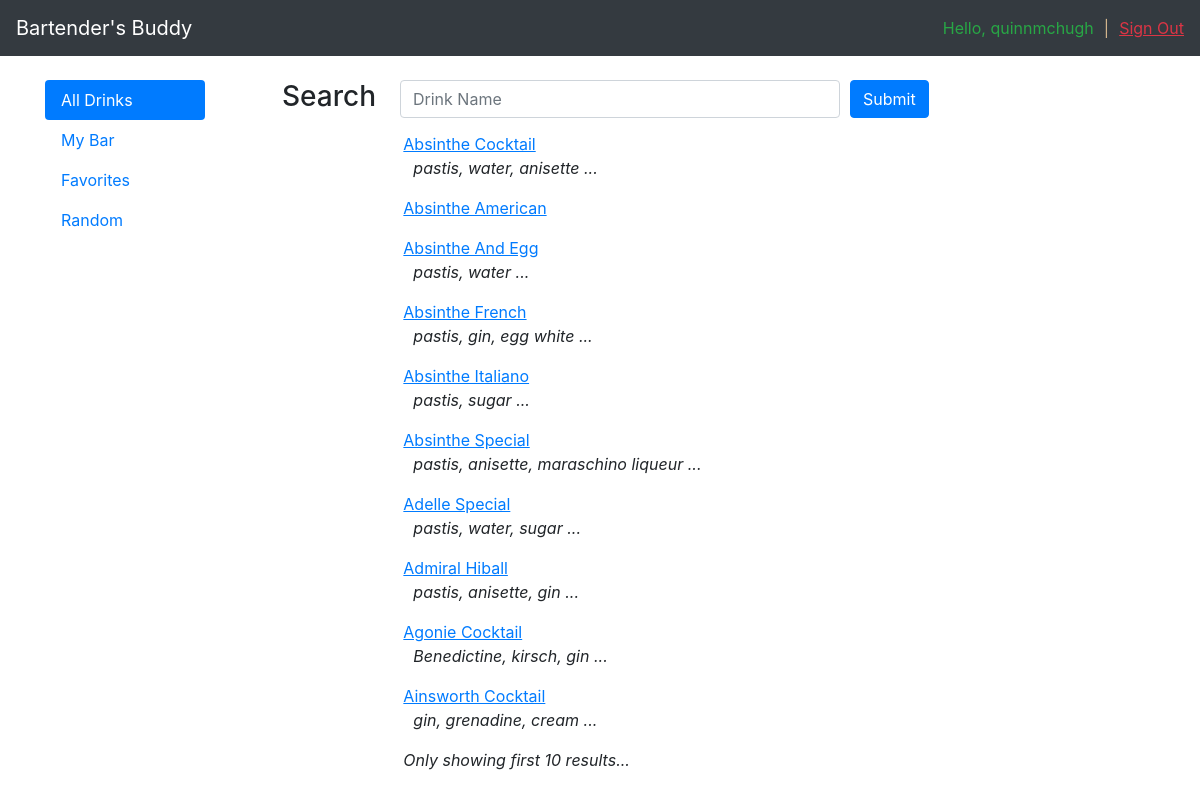
/all_drinks (signed in), run on the app's committed database.
### bartending/models.py (models this page shows)
class Drink(models.Model):
    id = models.IntegerField(primary_key=True)
    name = models.TextField(blank=True, null=True)
    class Meta:
        managed = False
        db_table = 'drink'

### bartending/views.py (the view)
# urls.py: path('all_drinks', views.all_drinks, name='all_drinks'),
def all_drinks(request):
    search_text = (request.GET['search_text'] if 'search_text' in request.GET else None)
    if search_text:
        results = query_drinks(search_text=search_text, limit=DEFAULT_SEARCH_RESULTS_COUNT)
        results_limited = (len(results) == DEFAULT_SEARCH_RESULTS_COUNT)
    else:
        results = query_drinks(search_text=None, limit=LOAD_PAGE_RESULTS_COUNT)
        results_limited = True
    return render(request, 'bartending/tabs.html',
        { 'username': get_username(request), 'active': 'all_drinks',
          'results': results, 'results_limited': results_limited })

### bartending/views.py (called while the page is built, shortened)
def get_username(request):
    if request.user.is_authenticated:
        return request.user.username
    else:
        return None

def get_drink_ingredients(drink_id):
    ingredient_text = ""
    ingredients = Recipe.objects.filter(drink=drink_id).filter(ingredient__gt=0).values_list('ingredient')
    if len(ingredients) > 0:
        for i in range(0, min(3, len(ingredients))):
            ingredient_text += Ingredient.objects.get(id=ingredients[i][0]).name
            if i == min(3, len(ingredients)) - 1:
                ingredient_text += " ..."
            else:
                ingredient_text += ", "
    return ingredient_text

def query_drinks(search_text=None, limit=LOAD_PAGE_RESULTS_COUNT):
    results = list() # format: [ {'id': 3, name': 'Rum and Coke', 'ingredients': 'Rum, ice, coke...'}, ... ]
    if search_text == None: # not a search, just default rendering of page. List first N drinks of db
        for drink in Drink.objects.all():
            if len(results) >= limit:
                break
            ingredient_text = get_drink_ingredients(drink.id)
            results.append({ 'id': drink.id, 'name': drink.name, 'ingredients': ingredient_text })
    return results

### bartending/templates/bartending/tabs.html
{% extends 'bartending/base.html' %}
{% block content %}
<div class="col-sm-2">
  <div class="nav flex-column nav-pills" id="v-pills-tab" role="tablist" aria-orientation="vertical">
    {% if active == "all_drinks" or active == "drink" %}
      <a class="nav-link active" id="v-pills-alldrinks-tab" href="{% url 'all_drinks' %}" role="tab" aria-controls="v-pills-alldrinks" aria-selected="true">All Drinks</a>
    {% else %}
      <a class="nav-link" id="v-pills-alldrinks-tab" href="{% url 'all_drinks' %}" role="tab" aria-controls="v-pills-alldrinks" aria-selected="false">All Drinks</a>
    {% endif %}
    {% if active == "my_bar" %}
      <a class="nav-link active" id="v-pills-mybar-tab" href="{% url 'my_bar' %}" role="tab" aria-controls="v-pills-mybar" aria-selected="true">My Bar</a>
    {% else %}
      <a class="nav-link" id="v-pills-mybar-tab" href="{% url 'my_bar' %}" role="tab" aria-controls="v-pills-mybar" aria-selected="false">My Bar</a>
    {% endif %}
    {% if active == "favorites" %}
      <a class="nav-link active" id="v-pills-favorites-tab" href="{% url 'favorites' %}" role="tab" aria-controls="v-pills-favorites" aria-selected="true">Favorites</a>
    {% else %}
      <a class="nav-link" id="v-pills-favorites-tab" href="{% url 'favorites' %}" role="tab" aria-controls="v-pills-favorites" aria-selected="false">Favorites</a>
    {% endif %}
    {% if active == "random" %}
      <a class="nav-link active" id="v-pills-random-tab" href="{% url 'random' %}" role="tab" aria-controls="v-pills-random" aria-selected="true">Random</a>
    {% else %}
      <a class="nav-link" id="v-pills-random-tab" href="{% url 'random' %}" role="tab" aria-controls="v-pills-random" aria-selected="false">Random</a>
    {% endif %}
  </div>
</div>
<div class="col-sm-10">
  <div class="tab-content" id="v-pills-tabContent">
    {% if active == "all_drinks" %}
      {% include 'bartending/all_drinks.html' %}
    {% elif active == "my_bar" %}
      {% include 'bartending/my_bar.html' %}
    {% elif active == "favorites" %}
      {% include 'bartending/favorites.html' %}
    {% elif active == "random" %}
      {% include 'bartending/random.html' %}
    {% elif active == "drink" %}
      {% include 'bartending/drink.html' %}
    {% endif %}
  </div>
</div>
{% endblock%}

### bartending/templates/bartending/base.html (shortened to what this page needs)
{% load static %}
<!doctype html>
<html lang="en">
  <head>
    <link href="https://stackpath.bootstrapcdn.com/bootstrap/4.1.1/css/bootstrap.min.css" rel="stylesheet">
    <link rel="stylesheet" href="{% static 'css/main.css' %}">
  </head>
  <body>
    <nav class="navbar navbar-expand-md navbar-dark bg-dark fixed-top">
      <a class="navbar-brand" href="" id="site-title">Bartender's Buddy</a>
      <div class="collapse navbar-collapse" id="navbarsExampleDefault">
        {% if username == None %}
          <form class="form-inline my-2 my-lg-0" action="{% url 'login' %}">
            <button class="btn btn-outline-success my-2 my-sm-0" type="submit">Log In | Sign up</button>
          </form>
        {% else %}
          <span class="text-success">Hello, {{ username }}</span>
          <span id="divider"> | </span>
          <a href="{% url 'logout' %}"><span class="text-danger"><u>Sign Out</u></span></a>
        {% endif %}
      </div>
    </nav>
    <main role="main" class="container">
      <div class="row">
        {% block content %}
        {% endblock %}
      </div>
    </main>
  </body>
</html>

### bartending/templates/bartending/drink_results.html (shortened to what this page needs)
{% for result in results %}
  <p>
  <a href="{% url 'single_drink' result.id %}"><u>{{ result.name }}</u></a>
  {% if result.ingredients != "" %}
    <br>
    <span><i>{{ result.ingredients }}</i></span>
  {% endif %}
  </p>
{% endfor %}
{% if results_limited %}
  <p><i>Only showing first {{ results|length }} results...</i></p>
{% endif %}

### bartending/static/css/main.css (style rules this page uses)
body { padding-top: 5rem; }
#searchresults span, #favorites span { margin-left: 10px; }
#divider { margin-left: 10px; margin-right: 10px; color: tan; }

### data on the page
Drink: name "Absinthe Cocktail"
Drink: name "Absinthe American"
Drink: name "Absinthe And Egg"
Drink: name "Absinthe French"
Drink: name "Absinthe Italiano"
Drink: name "Absinthe Special"
Drink: name "Adelle Special"
Drink: name "Admiral Hiball"
Drink: name "Agonie Cocktail"
Drink: name "Ainsworth Cocktail"

### other printed values
{{ username }} "quinnmchugh"
{{ result.ingredients }} "pastis, water, anisette ..." "pastis, water ..." "pastis, gin, egg white ..." "pastis, sugar ..." "pastis, anisette, maraschino liqueur ..." "pastis, water, sugar ..." "pastis, anisette, gin ..." "Benedictine, kirsch, gin ..." "gin, grenadine, cream ..."
{{ results|length }} "10"
